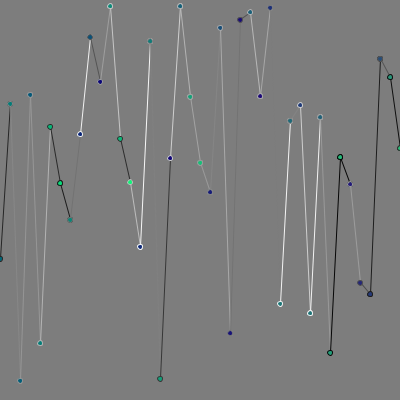
Frame 1 (no input)
Frame 60 (the mouse pressed at the canvas centre just before this capture): identical to frame 1, image omitted
Frame 120 (the mouse held since frame 60 and released just before this capture): identical to frame 1, image omitted

The Processing sketch that drew this single still picture (run headless with seeded random() and noise(); from frame 60 on, the mouse is pressed at the canvas centre):

// Processing sketch: processing_16141
// ── processing_16141.pde

/**
 exercise creating an array of floats with 
 a bunch of random input
 Philippe Moore
 September 08, 09
 EDIT: reworked to be slightly more elegant, also added 
 mouseClicked() functionality, go ahead, try it. :D
 11/29/10
 **/

float[] floats = new float[100];

void setup() { 
  size(400, 400); 
  smooth();
  newOne();
}

void draw() {
  
}
void mouseClicked() {newOne();}
void newOne() {
  background(125);
  for (int i = 0; i < floats.length; i++) {
    floats[i] = random(400);
  }
  for (int i = 1; i < floats.length; i++) {
    stroke(random(255));
    fill(i%255, floats[i]%255, 120);
    line(i*10, floats[i], (i-1)*10, floats[i-1]); 
    ellipse(i*10, floats[i], 5, 5);
    ellipse((i-1) * 10, floats[i-1], 5, 5);
  }
}
